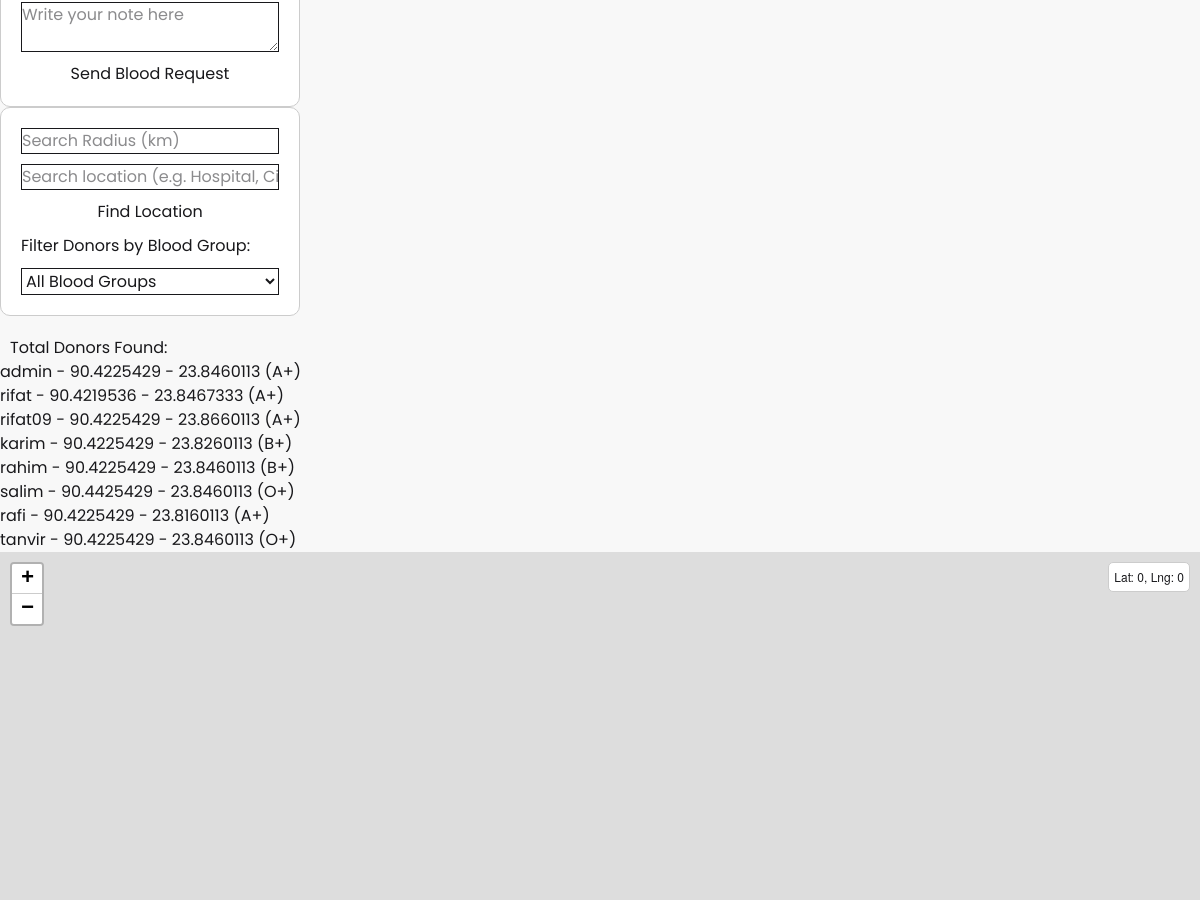
The page /custom-blood-request/ (signed in, middle part) on the database as committed earlier.
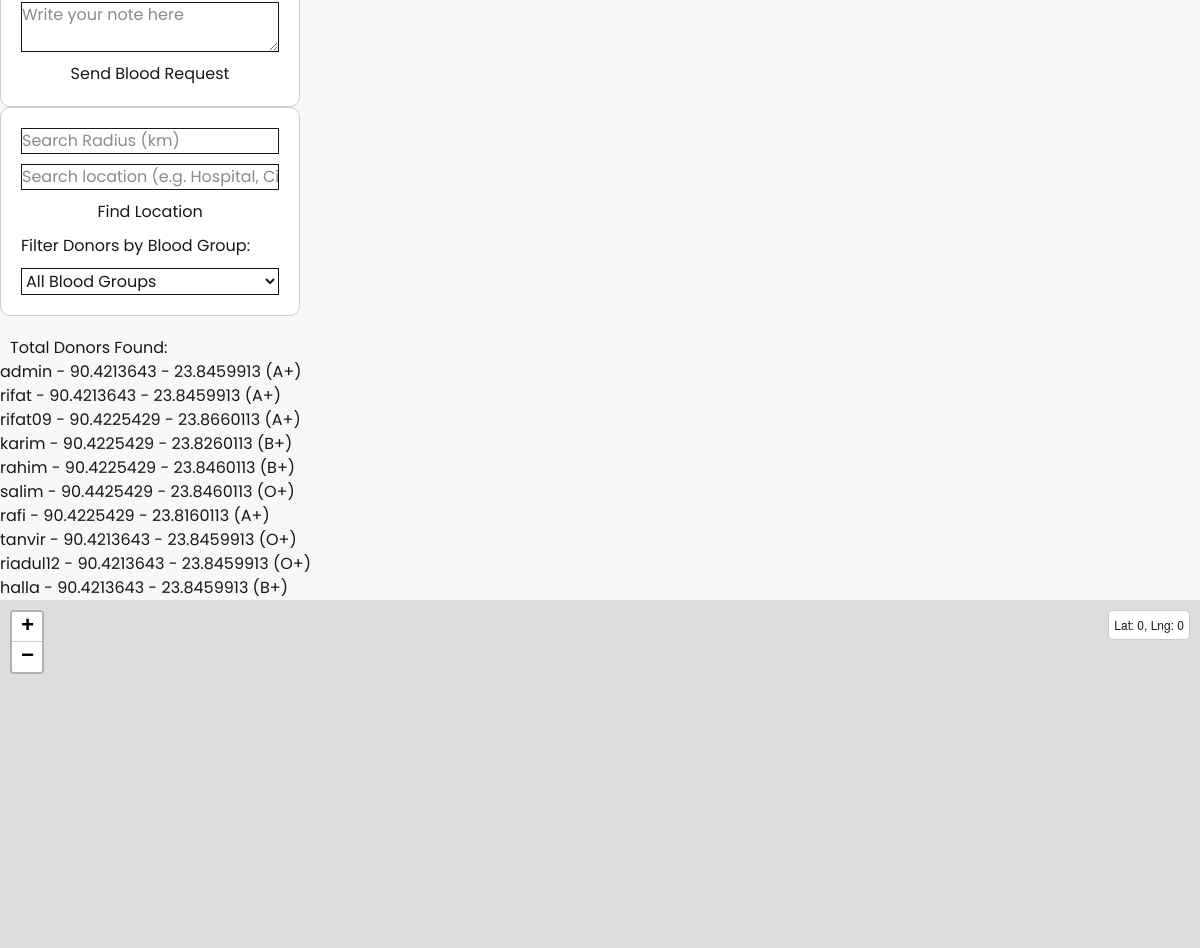
The same page on the database as committed later.
### donors/models.py (models this page shows, shortened)
class DonorProfile(models.Model):
    user = models.OneToOneField(User, on_delete=models.CASCADE)
    blood_group = models.CharField(max_length=3, choices=BLOOD_GROUPS)
    phone = models.CharField(max_length=15)
    detailedAddress = models.TextField(null=True , blank=True)
    latitude = models.FloatField(null=True, blank=True)
    longitude = models.FloatField(null=True, blank=True)

### donors/views.py (the view, shortened to what this page needs)
# urls.py: path("custom-blood-request/", views.create_blood_request, name="create_blood_request"),
def create_blood_request(request):
    if not request.user.is_authenticated:
        return redirect('login')
    donors = DonorProfile.objects.exclude(latitude__isnull=True).exclude(longitude__isnull=True)
    return render(request, "custom_blood_request.html", {
        "donors": donors
    })

### donors/templates/custom_blood_request.html (shortened to what this page needs)
{% extends 'base.html' %}
{% block content %}
<link rel="stylesheet" href="https://unpkg.com/leaflet@1.9.4/dist/leaflet.css" />
<link rel="stylesheet" href="https://unpkg.com/leaflet-routing-machine@latest/dist/leaflet-routing-machine.css" />
<form class="request-form" method="post">
    <textarea id="donation_note" name="donation_note" required placeholder="Write your note here"></textarea>
    <button type="submit">Send Blood Request</button>
</form>
<div class="search-container">
    <input type="number" class="radius-field" name="radius" step="0.1" min="1" required placeholder="Search Radius (km)">
    <input type="text" id="search-box" placeholder="Search location (e.g. Hospital, City)">
    <button type="button" id="find-location-btn">Find Location</button>
    <label>Filter Donors by Blood Group:</label>
    <select id="filter-blood-group" onchange="filterDonorsByBloodGroup()">
        <option value="">All Blood Groups</option>
    </select>
</div>
<h3>Total Donors Found:</h3>
{% for donor in donors %}
    <p>{{ donor.user.username }} - {{ donor.longitude }} - {{ donor.latitude }} ({{ donor.blood_group }})</p>
{% endfor %}
<div id="map"></div>
{% endblock %}

### templates/base.html (shortened to what this page needs)
<!doctype html>
<html lang="en">
  <head>
  <script src="https://cdn.jsdelivr.net/npm/@tailwindcss/browser@4"></script>
  <link href="https://cdn.jsdelivr.net/npm/daisyui@5" rel="stylesheet" type="text/css" />
  <script src="https://cdn.jsdelivr.net/npm/@tailwindcss/browser@4"></script>
  <link rel="stylesheet" href="https://cdnjs.cloudflare.com/ajax/libs/font-awesome/6.7.2/css/all.min.css"
 />
  </head>
  <body class="poppins bg-base-200">
    {% block content %}
    {% endblock %}
  </body>
</html>

### templates/base.html (style rules this page uses)
.poppins { font-family: "Poppins", sans-serif; }

### donors/templates/custom_blood_request.html (style rules this page uses)
#map { width: 100%; height: 100vh; }
.search-container, .request-form { border: 1px solid #ccc; display: flex; flex-direction: column; justify-content: center; gap: 10px; width: 300px; padding: 20px; border-radius: 10px; background: white; top: 10px; left: 10px; }
.request-form { top: 160px; }
select, input, textarea, button { width: 100%; }
h3 { margin-top: 20px; padding-left: 10px; }

Rows that differ between the two databases and show on the page:
changed DonorProfile "admin": longitude "90.4225429" → "90.4213643"; latitude "23.8460113" → "23.8459913"
changed DonorProfile "rifat": longitude "90.4219536" → "90.4213643"; latitude "23.8467333" → "23.8459913"
changed DonorProfile "tanvir": longitude "90.4225429" → "90.4213643"; latitude "23.8460113" → "23.8459913"
added DonorProfile: user.username "riadul12", longitude "90.4213643", latitude "23.8459913", blood_group "O+"
added DonorProfile: user.username "halla", longitude "90.4213643", latitude "23.8459913", blood_group "B+"
